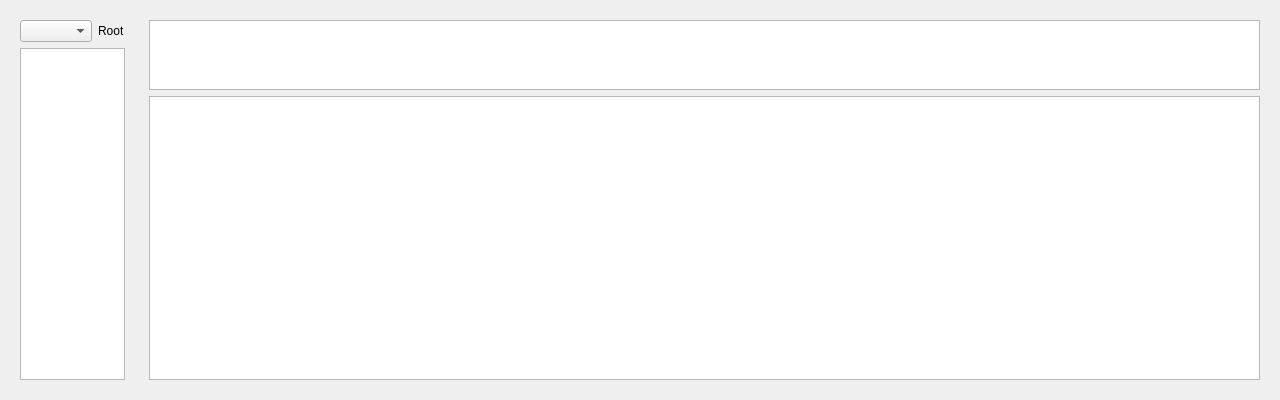
<?xml version="1.0" encoding="UTF-8"?>
<ui version="4.0">
 <class>KEResourceBrowser</class>
 <widget class="QWidget" name="KEResourceBrowser">
  <property name="enabled">
   <bool>true</bool>
  </property>
  <property name="geometry">
   <rect>
    <x>0</x>
    <y>0</y>
    <width>1280</width>
    <height>400</height>
   </rect>
  </property>
  <property name="sizePolicy">
   <sizepolicy hsizetype="Expanding" vsizetype="Expanding">
    <horstretch>0</horstretch>
    <verstretch>0</verstretch>
   </sizepolicy>
  </property>
  <property name="windowTitle">
   <string/>
  </property>
  <layout class="QHBoxLayout" name="horizontalLayout_2" stretch="5,95">
   <item>
    <widget class="QWidget" name="m_TreeWidget" native="true">
     <property name="sizePolicy">
      <sizepolicy hsizetype="Expanding" vsizetype="Expanding">
       <horstretch>0</horstretch>
       <verstretch>0</verstretch>
      </sizepolicy>
     </property>
     <layout class="QGridLayout" name="gridLayout_4">
      <item row="1" column="0">
       <widget class="QListView" name="m_SystemView"/>
      </item>
      <item row="0" column="0">
       <layout class="QGridLayout" name="treeLayout">
        <item row="0" column="0">
         <layout class="QHBoxLayout" name="horizontalLayout">
          <item>
           <widget class="QComboBox" name="m_SystemCombo"/>
          </item>
          <item>
           <widget class="QLabel" name="m_SystemLabel">
            <property name="text">
             <string>Root</string>
            </property>
           </widget>
          </item>
         </layout>
        </item>
       </layout>
      </item>
     </layout>
    </widget>
   </item>
   <item>
    <widget class="QWidget" name="m_ItemWidget" native="true">
     <property name="sizePolicy">
      <sizepolicy hsizetype="Expanding" vsizetype="Expanding">
       <horstretch>0</horstretch>
       <verstretch>0</verstretch>
      </sizepolicy>
     </property>
     <layout class="QGridLayout" name="gridLayout_2">
      <item row="0" column="0">
       <layout class="QGridLayout" name="gridLayout">
        <item row="0" column="0">
         <layout class="QVBoxLayout" name="verticalLayout" stretch="1,99">
          <item>
           <widget class="QColumnView" name="m_PathView">
            <property name="sizePolicy">
             <sizepolicy hsizetype="Expanding" vsizetype="Expanding">
              <horstretch>0</horstretch>
              <verstretch>0</verstretch>
             </sizepolicy>
            </property>
           </widget>
          </item>
          <item>
           <widget class="QListView" name="m_ItemView">
            <property name="sizePolicy">
             <sizepolicy hsizetype="Expanding" vsizetype="Expanding">
              <horstretch>0</horstretch>
              <verstretch>0</verstretch>
             </sizepolicy>
            </property>
           </widget>
          </item>
         </layout>
        </item>
       </layout>
      </item>
     </layout>
    </widget>
   </item>
  </layout>
 </widget>
 <resources/>
 <connections/>
</ui>
